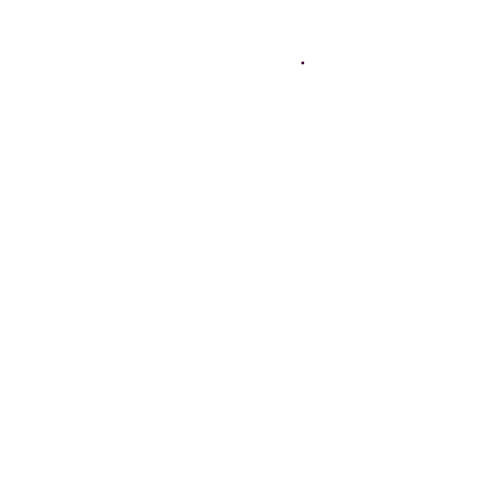
Frame 1 (no input)
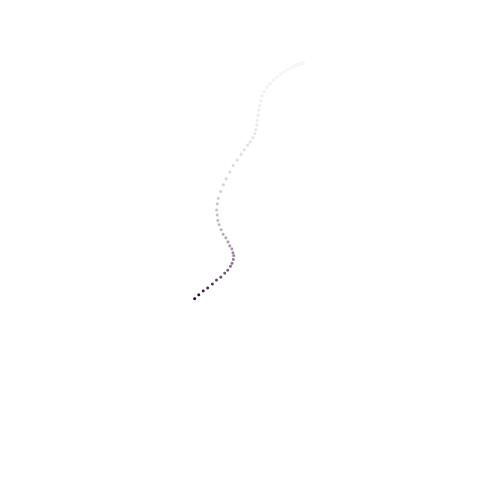
Frame 60 (the mouse pressed at the canvas centre just before this capture)
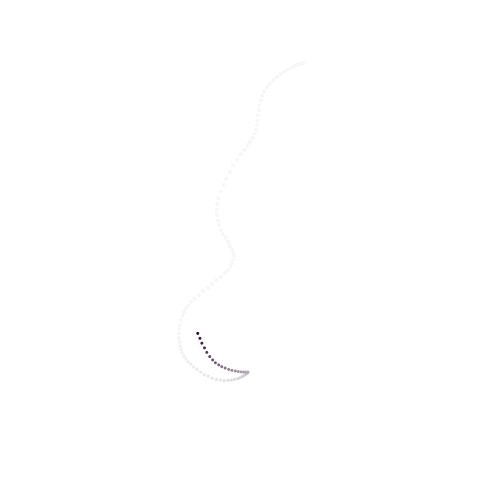
Frame 120 (the mouse held since frame 60 and released just before this capture)

The Processing sketch that drew these frames (run headless with seeded random() and noise(); from frame 60 on, the mouse is pressed at the canvas centre):

// Processing sketch: processing_30728
// ── processing_30728.pde

float i;
void setup(){
  size(500,500);
  noStroke();
  smooth();
  background(255);
  i = 0;
}
void draw(){
  i++;
  fill(255,15);
  rect(0,0,width,height);
  fill(50,0,50);
  ellipse(noise(i / 100) * width, noise(i / 100 + width) * height, 3, 3);
}
